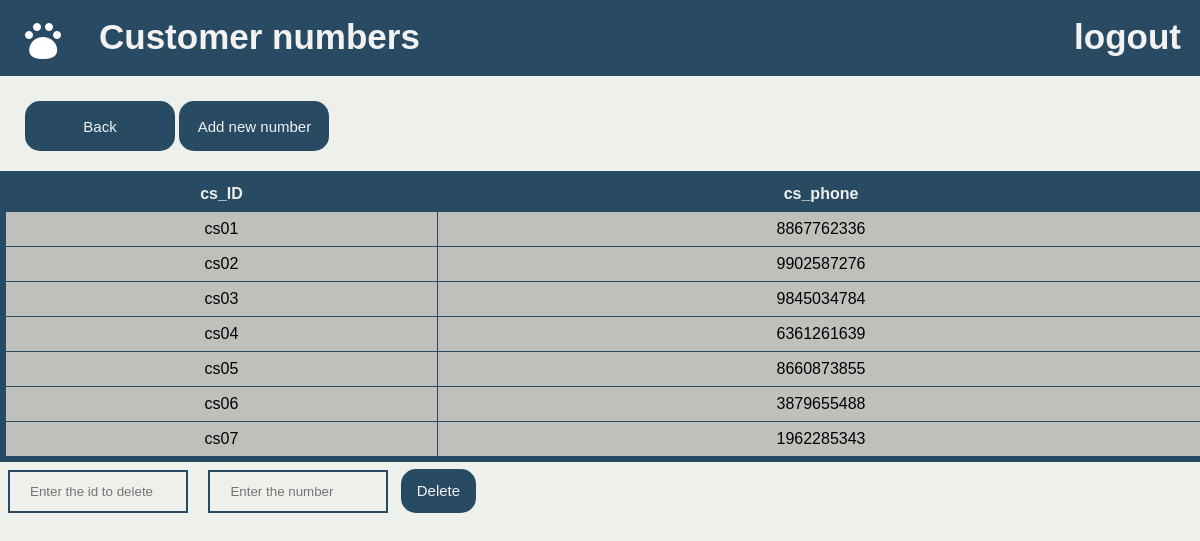
/code/phone.php (signed in), run on the app's committed database.
### tables this page shows
CREATE TABLE `phone` (
  `cs_id` varchar(9) NOT NULL,
  `cs_phone` bigint(10) NOT NULL
);

### code/phone.php (the view, shortened to what this page needs)
<html>
    <head>
</head>
<body>
<div class="topnav">
            <a class="active" href="home.php"><img src="ic_add_pet.png"></a>
            <a href="phone.php">Customer numbers</a>
            <div class="topnav-right">
              <a href="logout.php">logout</a>
            </div>
          </div>
          <div class="custombutton">
<form>
<button  style=" height: 50px;width: 150px;cursor:pointer;border-radius:15px;
border: 3px solid  #284b63;background-color: #284b63;color:#f2f2f2;font-size:15px;" formaction="customer.php">Back</button>
<button   style=" height: 50px;width: 150px;cursor:pointer;border-radius:15px;
border: 3px solid  #284b63;background-color: #284b63;color:#f2f2f2;font-size:15px;"formaction="phoneadd.php">Add new number</button>
</form>
</div>
    <?php
$con = mysqli_connect("localhost","root","","Petshop_management");
$var=mysqli_query($con,"select * from phone ");
echo "<table>";
echo "<tr>
<th style='color:#eef0eb'>cs_ID</th>
<th style='color:#eef0eb'>cs_phone</th>
</tr>";
if(mysqli_num_rows($var)>0){
    while($arr=mysqli_fetch_row($var))
    { echo "<tr>
    <td>$arr[0]</td>
    <td>$arr[1]</td>
    </tr>";}
    echo "</table>";
}
?>
<form action="deletephone.php" method="post">
<input  type="text" name="t1" placeholder="Enter the id to delete" required>
<input   type="number" name="t2" placeholder="Enter the number" required>
    <input  style="width:75px;height:44px;cursor:pointer;border-radius:15px;
border: 3px solid  #284b63;background-color: #284b63;color:#f2f2f2;font-size:15px;"type="submit" value="Delete">
</form>
</body>
</html>

### code/phone.php (style rules this page uses)
body { margin: 0; font-family: Arial, Helvetica, sans-serif; background: #eef0eb; }
.topnav { overflow: hidden; background-color: #284b63; height: 70px; border: 3px solid #284b63; }
.topnav a { float: left; color: #f2f2f2; text-align: center; padding: 14px 16px; text-decoration: none; font-size: 35px; font-weight: bold; }
.topnav-right { float: right; }
table { font-family: arial, sans-serif; border-collapse: collapse; outline:#284b63 solid 5px; width: 100%; margin:5px ; background: rgba(0,0,0,0.2); }
td, th { border: 1px solid #284b63; text-align: center; padding: 8px; }
th { background-color:#284b63; }
.custombutton { margin:25px; }
input[type=text] { width: 15%; padding: 12px 20px; margin:8px ; border: 2px solid #284b63; background:transparent; color:#000000; }
input[type=number] { width: 15%; padding: 12px 20px; margin:8px ; border: 2px solid #284b63; background:transparent; color:#000000; }

### data on the page
phone: cs "cs01", cs_phone "8867762336"
phone: cs "cs02", cs_phone "9902587276"
phone: cs "cs03", cs_phone "9845034784"
phone: cs "cs04", cs_phone "6361261639"
phone: cs "cs05", cs_phone "8660873855"
phone: cs "cs06", cs_phone "3879655488"
phone: cs "cs07", cs_phone "1962285343"
